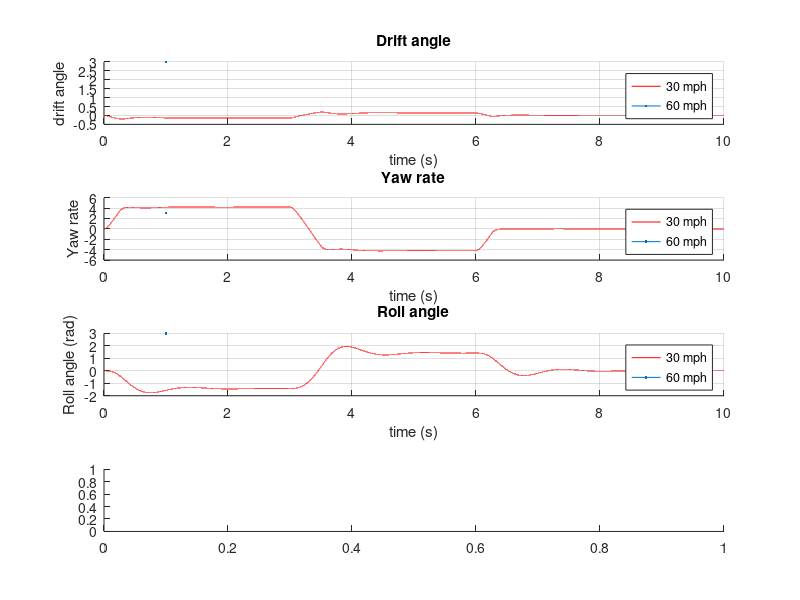

Recreate this plot in MATLAB. (Note: this script raises an error after producing the figure.)
clc
close all
clear

%% Parameters
g = 32.17;

W  = 3000;   % lb
Ws = 2700;   % lb

m  = W/g;    % slugs
ms = Ws/g;

x1 = 3.5;    % ft  
x2 = -4.5;    
h  = -1.2;  
t  = 6;      
c_geom = 0.5;

Iz = 40000/g; % slug-ft^2
Ix = 15000/g;

dphiF  = 8000; % lb-ft/rad
dphiR  = 5000; 
ddphiF = 1000; 
ddphiR = 500;  

% linear model
c1_lin = 140*(180/pi); % lb/rad  
c2_lin = c1_lin;      

epsilon1 = 0.00;
epsilon2 = 0.00;

K = dphiF + dphiR;
D = ddphiF + ddphiR;

U = [30 60].*(5280/3600); % ft/s

% static load
L = x1 - x2;
Fzf0 = W*(-x2)/L;   
Fzr0 = W*( x1)/L;  

Fzfl0 = Fzf0/2;
Fzfr0 = Fzf0/2;
Fzrl0 = Fzr0/2;
Fzrr0 = Fzr0/2;

Cf_tire = @(Fz) (16.667 + 0.3519 * (Fz) - 0.00001 *(Fz)^2) * (180/pi); 
Cr_tire = @(Fz) (16.667 + 0.3519 * (Fz) - 0.00001 *(Fz)^2) * (180/pi);

%% Main loop over speed
for i = 1:length(U)

    Ux = U(i);

    % time vector
    dt = 0.0001;
    t_sim = 0:dt:10;
    N = length(t_sim);

    % steering input
    rate_max = 180; % deg/s
    delta_hw = zeros(N,1);

    for k = 1:N-1
        if t_sim(k) < 3
            delta_des = 45;
        elseif t_sim(k) < 6
            delta_des = -45;
        else
            delta_des = 0;
        end

        err = delta_des - delta_hw(k);
        max_step = rate_max*dt;

        if abs(err) <= max_step
            delta_hw(k+1) = delta_des;
        else
            delta_hw(k+1) = delta_hw(k) + sign(err)*max_step;
        end
    end

    u = zeros(N,2);
    u(:,1) = 1*(delta_hw*pi/180); % delta1
    u(:,2) = 0;               

    
    x = zeros(N,4); % [vy; r; phidot; phi]
    Fz_hist = zeros(N,4);   % [fl fr rl rr]
    C_hist  = zeros(N,2);   % [c1 c2]

    for k = 1:N-1

        vy     = x(k,1);
        r      = x(k,2);
        phidot = x(k,3);
        phi    = x(k,4);

        % roll load tranfer
        Mroll_f = dphiF*phi + ddphiF*phidot;
        Mroll_r = dphiR*phi + ddphiR*phidot;

        dFzf = 2*Mroll_f/t;
        dFzr = 2*Mroll_r/t;

        Fz_fl = Fzfl0 - dFzf/2;
        Fz_fr = Fzfr0 + dFzf/2;
        Fz_rl = Fzrl0 - dFzr/2;
        Fz_rr = Fzrr0 + dFzr/2;

        % NOnlinear tire model
        c1 = Cf_tire(Fz_fl) + Cf_tire(Fz_fr); % front axle total
        c2 = Cr_tire(Fz_rl) + Cr_tire(Fz_rr); % rear axle total
       
        ca = c1 + c2;
        cb = x1*c1 + x2*c2;
        cc = x1^2*c1 + x2^2*c2;

        cPhi1 = c1*epsilon1;
        cPhi2 = c2*epsilon2;

        M1 = [m 0 -ms*h; 0 Iz -ms*h*c_geom; -ms*h -ms*h*c_geom Ix];

        M2 = [ -ca/Ux, (-cb/Ux)-m*Ux, 0, cPhi1 + cPhi2;
               -cb/Ux, -cc/Ux, 0, x1*cPhi1 + x2*cPhi2;
                0, ms*h*Ux, -D, -K ];

        M3 = [ c1, c2; x1*c1,  x2*c2;0, 0 ];

        Ak = [M1\M2;
              0 0 1 0];

        Bk = [M1\M3;
              0 0];

        xdot = Ak*x(k,:)' + Bk*u(k,:)';
        x(k+1,:) = x(k,:) + (dt*xdot)';

        Fz_hist(k,:) = [Fz_fl Fz_fr Fz_rl Fz_rr];
        C_hist(k,:)  = [c1 c2];
    end

    

    %% plotting
    if i == 1
        color = "red";
    else
        color = "blue";
    end

    figure(1)

    subplot(4,1,1)
    hold on
    plot(t_sim, -x(:,1)/Ux, Color=color, LineWidth=3)
    xlabel("time (s)")
    ylabel("drift angle")
    title("Drift angle")
    legend("30 mph","60 mph")
    grid on

    subplot(4,1,2)
    hold on
    plot(t_sim, x(:,2), Color=color, LineWidth=3)
    xlabel("time (s)")
    ylabel("Yaw rate")
    title("Yaw rate")
    legend("30 mph","60 mph")
    grid on

    subplot(4,1,3)
    hold on
    plot(t_sim, x(:,4), Color=color, LineWidth=3)
    xlabel("time (s)")
    ylabel("Roll angle (rad)")
    title("Roll angle")
    legend("30 mph","60 mph")
    grid on

    subplot(4,1,4)
    hold on
    plot(t_sim, u(:,1)*(180/pi), "*", Color=color, LineWidth=2)
    xlabel("time (s)")
    ylabel("steering angle (deg)")
    title("Front steering input")
    legend("30 mph","60 mph")
    grid on

    figure(2)
    subplot(2,1,1)
    hold on
    plot(t_sim, Fz_hist(:,1),  t_sim, Fz_hist(:,2), t_sim, Fz_hist(:,3), '--',  t_sim, Fz_hist(:,4), '--', LineWidth=2,Color=color)
    xlabel("time (s)")
    ylabel("Normal load (lb)")
    title("Tire normal loads")
    grid on

    subplot(2,1,2)
    hold on
    plot(t_sim, C_hist(:,1), t_sim, C_hist(:,2), '--', LineWidth=2, Color=color)
    xlabel("time (s)")
    ylabel("Axle cornering stiffness")
    title("Load-dependent axle cornering stiffness")
    legend("front","rear")
    grid on
end






 epsilon11 = [0.04 0.04 0.04 0 0 0 -0.04 -0.04 -0.04];
 epsilon22 = [0.04 0 -0.04 0.04 0 -0.04 0.04 0 -0.04];
 % epsilon11 =0;
 % epsilon22 =0;



% 
% dphiF1  = [10000 10000 10000 1000 10000 1000 10000 10000]; % lb-ft/rad
% dphiR1  = [10000 10000 1000 10000 1000 10000 10000 10000]; % lb-ft/rad
% ddphiF1 = [20 1000 20 20 1000 1000 20 500]; % lb-ft-s/rad
% ddphiR1 = [20 1000 20 20 1000 1000 500 20];  % lb-ft-s/rad

 for p = 1:length(epsilon22)
       figure


    for i = 1:length(U)
    
        Ux = U(i);
    
        % time vector
        dt = 0.0001;
        t_sim = 0:dt:10;
        N = length(t_sim);
    
        % steering input
        rate_max = 180; % deg/s
        delta_hw = zeros(N,1);
    
        for k = 1:N-1
            if t_sim(k) < 3
                delta_des = 4.5;
            elseif t_sim(k) < 6
                delta_des = -4.5;
            else
                delta_des = 0;
            end
    
            err = delta_des - delta_hw(k);
            max_step = rate_max*dt;
    
            if abs(err) <= max_step
                delta_hw(k+1) = delta_des;
            else
                delta_hw(k+1) = delta_hw(k) + sign(err)*max_step;
            end
        end
    
        u = zeros(N,2);
        u(:,1) = delta_hw*pi/180; % delta1
        u(:,2) = 0;               
    
        
        x = zeros(N,4); % [vy; r; phidot; phi]
        Fz_hist = zeros(N,4);   % [fl fr rl rr]
        C_hist  = zeros(N,2);   % [c1 c2]
    
        for k = 1:N-1
    
            vy     = x(k,1);
            r      = x(k,2);
            phidot = x(k,3);
            phi    = x(k,4);
    
            % roll load tranfer
            % dphiF = dphiF1(p);
            % dphiR = dphiR1(p);
            % ddphiF = ddphiF1(p);
            % ddphiR = ddphiR1(p);
            K = dphiF + dphiR;
            D = ddphiF + ddphiR;

            Mroll_f = dphiF*phi + ddphiF*phidot;
            Mroll_r = dphiR*phi + ddphiR*phidot;
    
            dFzf = 2*Mroll_f/t;
            dFzr = 2*Mroll_r/t;
    
            Fz_fl = Fzfl0 - dFzf/2;
            Fz_fr = Fzfr0 + dFzf/2;
            Fz_rl = Fzrl0 - dFzr/2;
            Fz_rr = Fzrr0 + dFzr/2;
    
            % NOnlinear tire model
            c1 = Cf_tire(Fz_fl) + Cf_tire(Fz_fr); % front axle total
            c2 = Cr_tire(Fz_rl) + Cr_tire(Fz_rr); % rear axle total
           
            ca = c1 + c2;
            cb = x1*c1 + x2*c2;
            cc = x1^2*c1 + x2^2*c2;
                  
            epsilon1 = epsilon11(p);
            epsilon2 = epsilon22(p);
            % epsilon1 = 0.0;
            % epsilon2 = 0.0;
            cPhi1 = c1*epsilon1;
            cPhi2 = c2*epsilon2;

    
             M1 = [m 0 -ms*h; 0 Iz -ms*h*c_geom; -ms*h -ms*h*c_geom Ix];
    
            M2 = [ -ca/Ux, (-cb/Ux)-m*Ux, 0, cPhi1 + cPhi2;
                   -cb/Ux, -cc/Ux, 0, x1*cPhi1 + x2*cPhi2;
                    0, ms*h*Ux, -D, -K ];
    
            M3 = [ c1, c2; x1*c1,  x2*c2;0, 0 ];
    
            Ak = [M1\M2;
                  0 0 1 0];
    
            Bk = [M1\M3;
                  0 0];
    
            xdot = Ak*x(k,:)' + Bk*u(k,:)';
            x(k+1,:) = x(k,:) + (dt*xdot)';
    
            Fz_hist(k,:) = [Fz_fl Fz_fr Fz_rl Fz_rr];
            C_hist(k,:)  = [c1 c2];
        end
    
        
    
        %% plotting
        if i == 1
            color = "red";
        else
            color = "blue";
        end
    
      
    
        subplot(4,1,1)
        hold on
        plot(t_sim, -x(:,1)/Ux, Color=color, LineWidth=3)
        xlabel("time (s)")
        ylabel("drift angle")
        title("Drift angle, \epsilon1 ="+epsilon1+" ,\epsilon2 = "+epsilon2)
        % title("Drift angle, d\phi_F ="+dphiF+", d\phi_R = "+dphiR +", dd\phi_F ="+ddphiF+", dd\phi_R = "+ddphiR)
        legend("30 mph","60 mph")
        grid on
    
        subplot(4,1,2)
        hold on
        plot(t_sim, x(:,2), Color=color, LineWidth=3)
        xlabel("time (s)")
        ylabel("Yaw rate")
        title("Yaw rate, \epsilon1 ="+epsilon1+" ,\epsilon2 = "+epsilon2)
        % title("Yaw rate, d\phi_F ="+dphiF+", d\phi_R = "+dphiR +", dd\phi_F ="+ddphiF+", dd\phi_R = "+ddphiR)
        legend("30 mph","60 mph")
        grid on
    
        subplot(4,1,3)
        hold on
        plot(t_sim, x(:,4), Color=color, LineWidth=3)
        xlabel("time (s)")
        ylabel("Roll angle (rad)")
        title("Roll angle , \epsilon1 ="+epsilon1+" ,\epsilon2 = "+epsilon2)
        % title("Roll angle , d\phi_F ="+dphiF+", d\phi_R = "+dphiR +", dd\phi_F ="+ddphiF+", dd\phi_R = "+ddphiR)
        legend("30 mph","60 mph")
        grid on
    
        subplot(4,1,4)
        hold on
        plot(t_sim, u(:,1)*(180/pi), "*", Color=color, LineWidth=2)
        xlabel("time (s)")
        ylabel("steering angle (deg)")
        title("Front steering input, \epsilon1 ="+epsilon1+" ,\epsilon2 = "+epsilon2)
        % title("Front steering input, d\phi_F ="+dphiF+", d\phi_R = "+dphiR +", dd\phi_F ="+ddphiF+", dd\phi_R = "+ddphiR)
        legend("30 mph","60 mph")
        grid on
    
        % figure(2)
        % subplot(2,1,1)
        % hold on
        % plot(t_sim, Fz_hist(:,1),  t_sim, Fz_hist(:,2), t_sim, Fz_hist(:,3), '--',  t_sim, Fz_hist(:,4), '--', LineWidth=2,Color=color)
        % xlabel("time (s)")
        % ylabel("Normal load (lb)")
        % title("Tire normal loads")
        % grid on
        % 
        % subplot(2,1,2)
        % hold on
        % plot(t_sim, C_hist(:,1), t_sim, C_hist(:,2), '--', LineWidth=2, Color=color)
        % xlabel("time (s)")
        % ylabel("Axle cornering stiffness")
        % title("Load-dependent axle cornering stiffness")
        % legend("front","rear")
        % grid on
    end

 end
